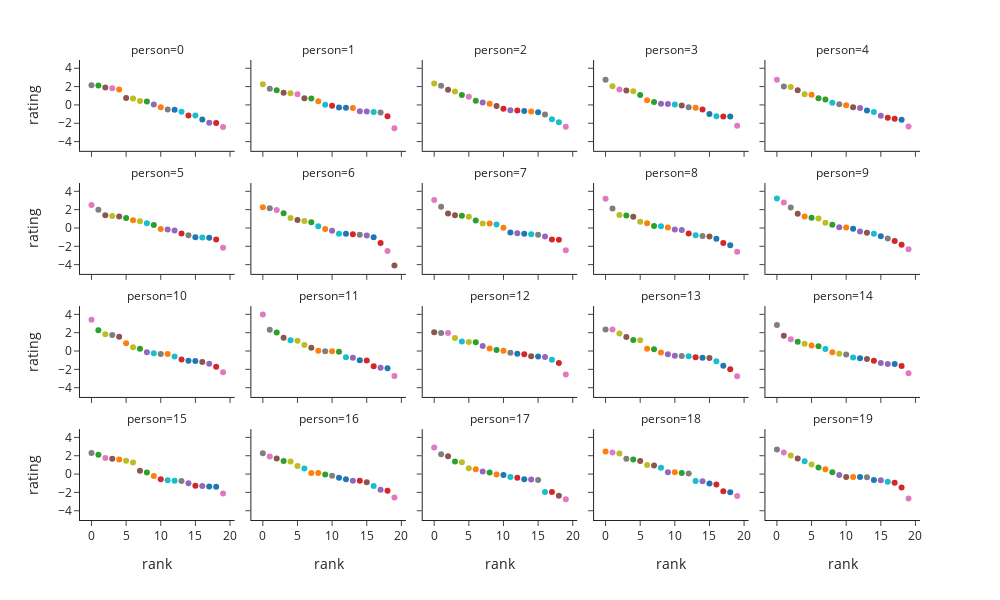

Notebook code cell kept with this figure:
### Markdown cell above
## Visualising ratings and rankings

Again visualising just a selection of people, here we explore the relationship between ratings and rankings. The generative model assumes that each persons's ranking of the chocolates is given by the ordering of the ratings each person implicitly gives to the chocolates on the unobserved latent rating scale. Consequently, The relationship between rankings and ratings is monotonically decreasing, i.e. a higher rating for A than B must lead to a better (i.e. lower index) ranking of A than B.

This visualisation is interesting because it also shows us something about how our observation of only the ranking - and not the rating - data limits our information about the relative appeal people find in the chocolates. The rank alone tells us only which chocolates have more appeal than others, but nothing about how much more appeal. There are cases in this visualisation where we can see reasonably large 'jumps' in rating from on chocolate in the ranking to the next, either where a person rates a specific chocolate as having much more or much less appeal than others, or where a person seems to consider a group of chocolates better than another group of chocolates, with a noticeable 'gap' in ratings between the two groups.

### Code cell
sim_viz.plot_ratings_rankings(facets_limit={'var': 'person',
                                            'records': 20})
